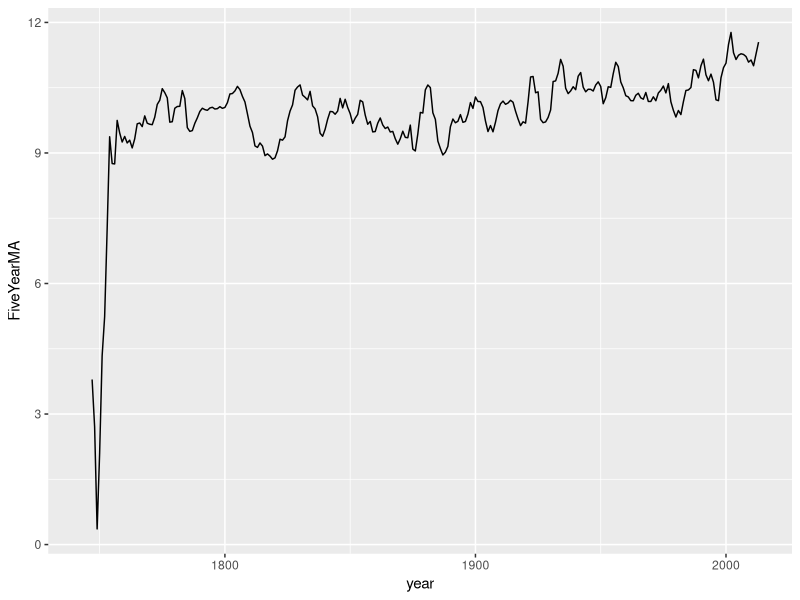
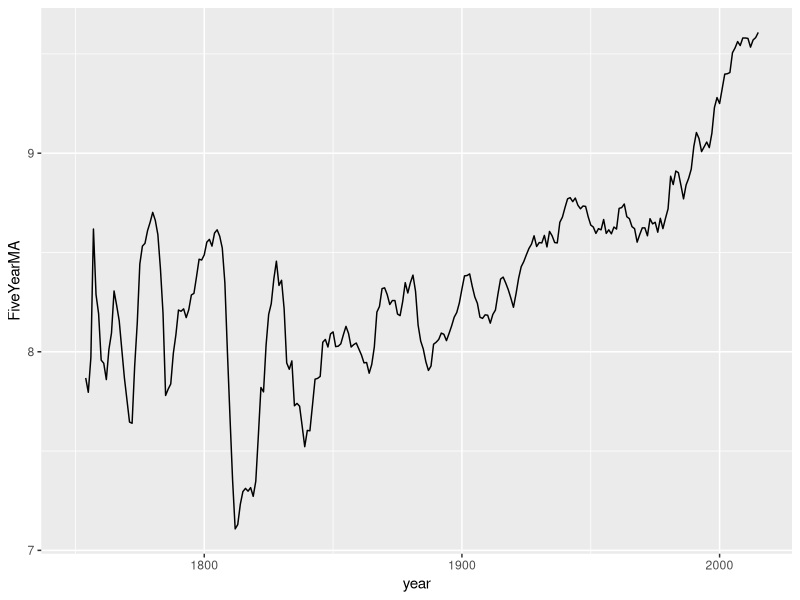
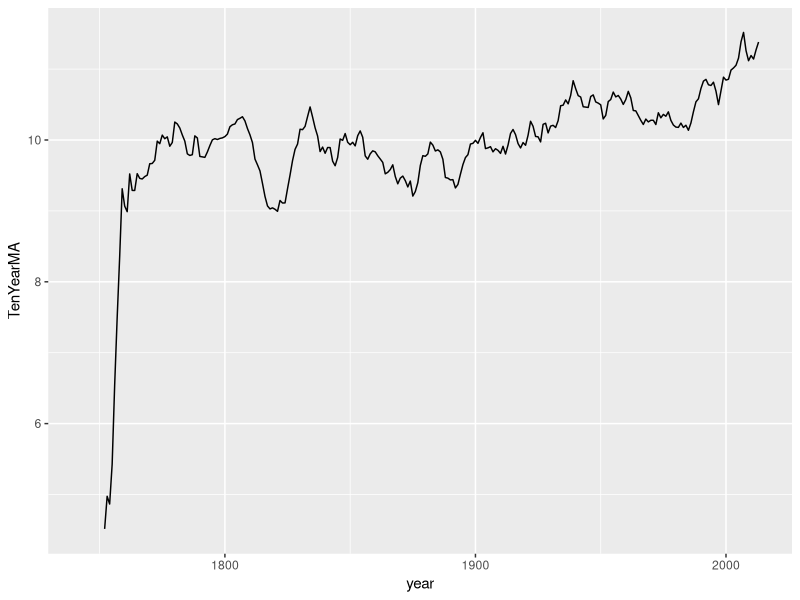
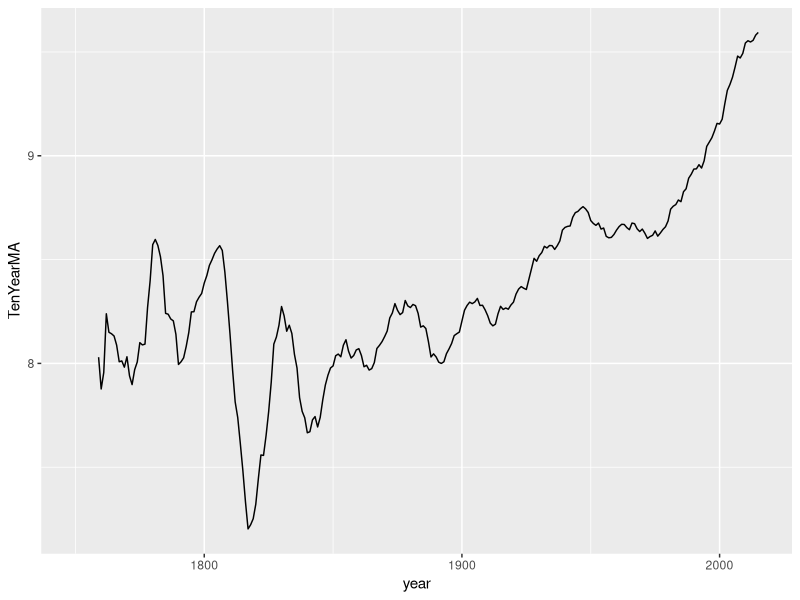
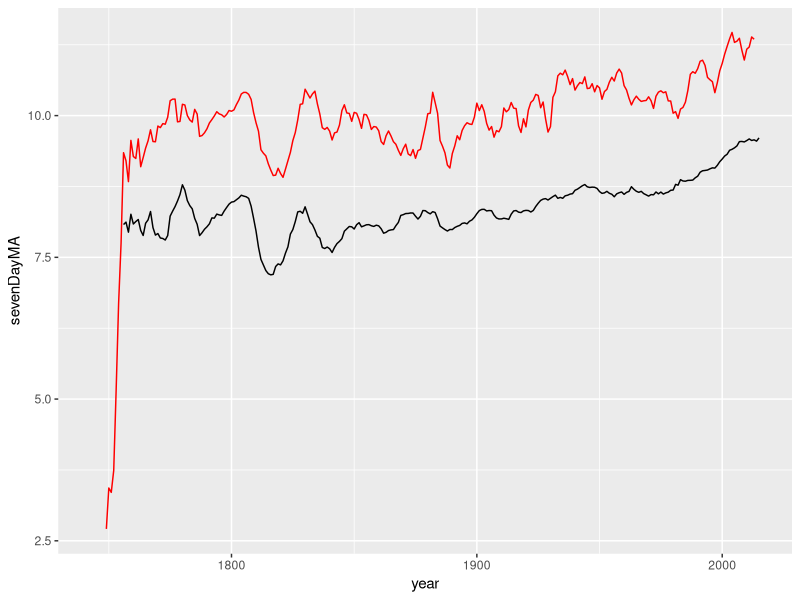
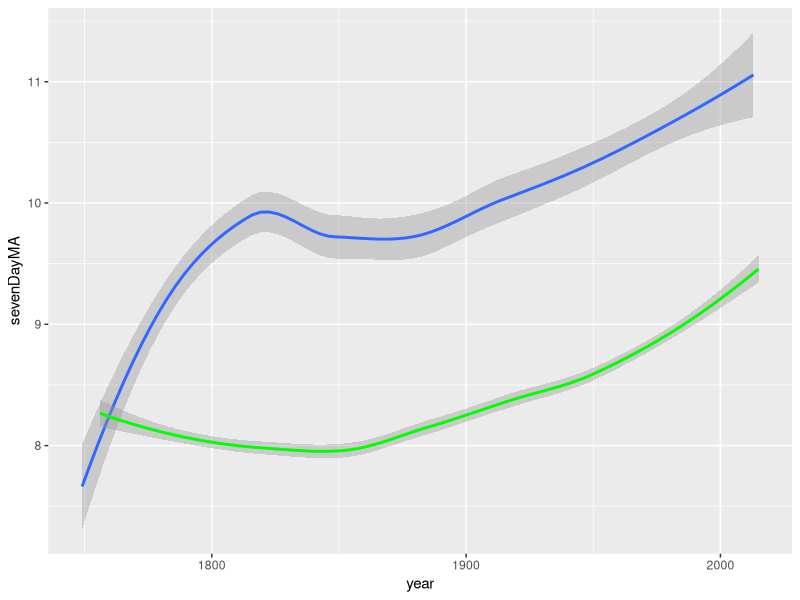
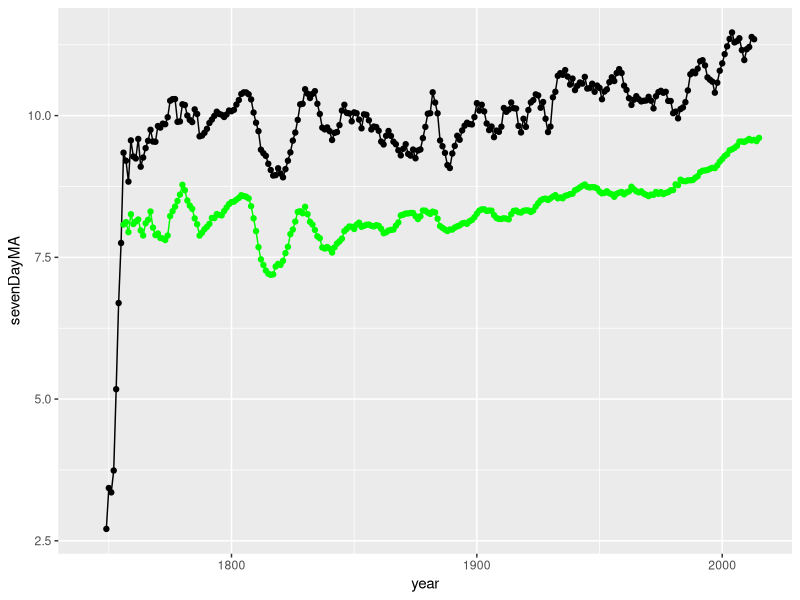
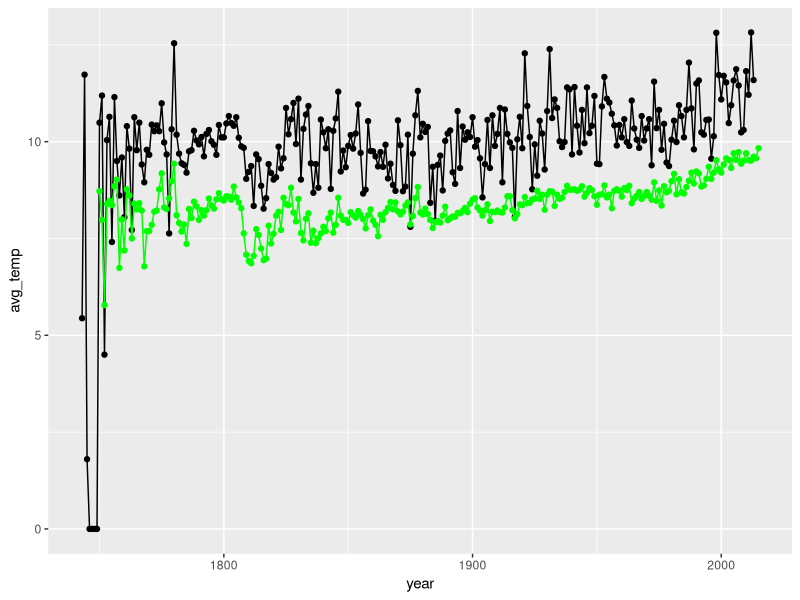

Reproduce these figures in R, in order.
#Load Packages
install.packages('ggplot2')
library(ggplot2)


setwd('//Users/nirupamaprv/Documents/nimmu/Nanodegree/WeatherProject')
getwd()

#Read Chicago city temperature averages
cityInfo <- read.csv('ChicagoResults.csv')
View(cityInfo)

#Read global temperature averages results
globalInfo <- read.csv('globalResults.csv')
View(globalInfo)

#Make graph with Chicago city info
ggplot(data = cityInfo)+
  geom_line(mapping = aes(x = year, y = FiveYearMA))

#Make graph with global temperatures
ggplot(data = globalInfo)+
  geom_line(mapping = aes(x = year, y = FiveYearMA))


#Make graph with Chicago city info- 10YrMA
ggplot(data = cityInfo)+
  geom_line(mapping = aes(x = year, y = TenYearMA))

#Make graph with global temperatures- 10YrMA
ggplot(data = globalInfo)+
  geom_line(mapping = aes(x = year, y = TenYearMA))

#Combine both graphs together in one plot, red color for Chicago's values
ggplot(data = cityInfo)+
  geom_line(mapping = aes(x = year, y = sevenDayMA), color = "red") +
  geom_line(data = globalInfo, aes(x=year, y=sevenDayMA))

#Combine both graphs together in one plot, green color for global averages
ggplot(data = cityInfo)+
  geom_smooth(mapping = aes(x = year, y = sevenDayMA)) +
  geom_smooth(data = globalInfo, aes(x=year, y=sevenDayMA), color = "green")


#Combine both graphs together in one plot, green color for global averages
#Show data points along with plotlines
ggplot(data = cityInfo)+
  geom_line(mapping = aes(x = year, y = sevenDayMA)) +
  geom_point(data = cityInfo , aes(x = year, y = sevenDayMA))+
  geom_line(data = globalInfo, aes(x=year, y=sevenDayMA), color = "green")+
  geom_point(data = globalInfo , aes(x = year, y = sevenDayMA), color = 'green')
  
#create visualization as above but using yearly values
ggplot(data = cityInfo)+
  geom_line(mapping = aes(x = year, y = avg_temp)) +
  geom_point(data = cityInfo , aes(x = year, y = avg_temp))+
  geom_line(data = globalInfo, aes(x=year, y=avg_temp), color = "green")+
  geom_point(data = globalInfo , aes(x = year, y = avg_temp), color = 'green')



#using Line Graphs to plot data
